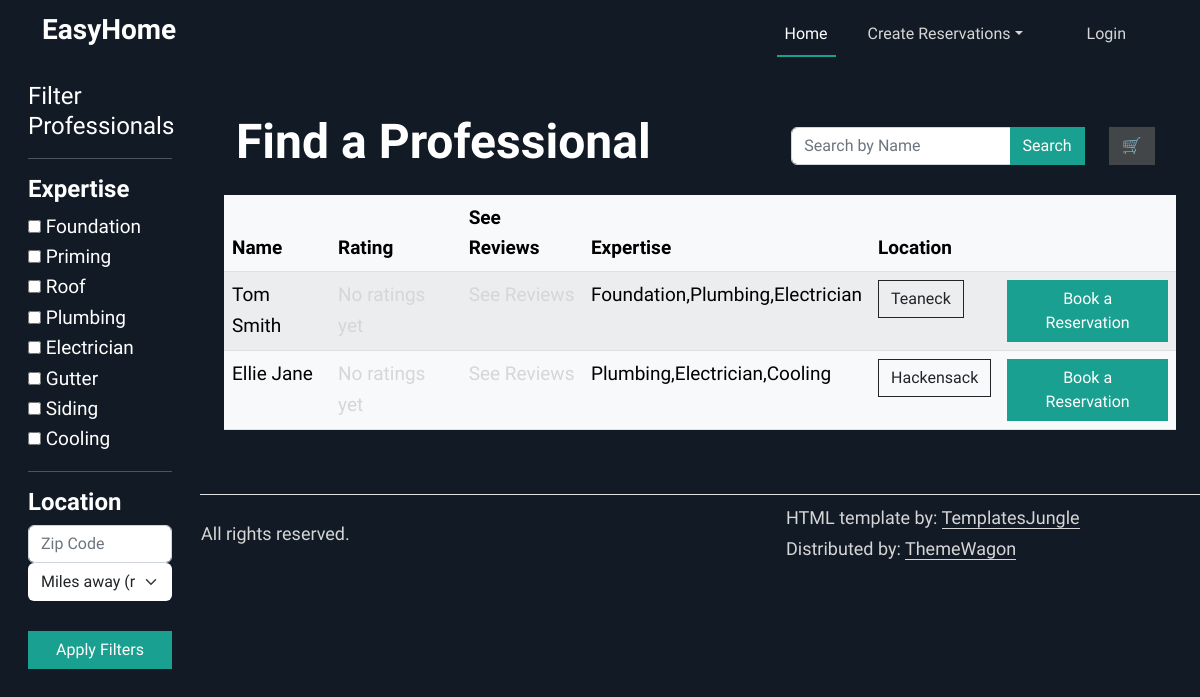
Page /professionals on the committed database.
### tables this page shows
CREATE TABLE professionals (
                  id INTEGER PRIMARY KEY AUTOINCREMENT,
                  user_id INTEGER NOT NULL,
                  profession VARCHAR2(50) NOT NULL,
                  hourly_cost DECIMAL(10,2),
                  description TEXT,
                  is_verified BOOLEAN DEFAULT 0,
                  FOREIGN KEY (user_id) REFERENCES users(id)
            );

CREATE TABLE users (
                id INTEGER PRIMARY KEY AUTOINCREMENT,
                first_name VARCHAR2(25) NOT NULL,
                middle_name VARCHAR2(15),
                last_name VARCHAR2(25) NOT NULL,
                gender CHAR(1) CHECK (gender IN ('M','F','O')) NOT NULL,
                phone_number VARCHAR2(12) NOT NULL,
                email VARCHAR2(50) NOT NULL,
                password VARCHAR2(50) NOT NULL,
                street_number VARCHAR2(10),
                street_name VARCHAR2(35),
                town VARCHAR2(30),
                state CHAR(2),
                zip_code NUMBER(5),
                user_type VARCHAR2(20) CHECK (user_type IN ('customer','professional')) DEFAULT 'customer'
            );

### app.py (the view, shortened to what this page needs)
@app.route('/professionals', methods=["GET", "POST"])
def professionals():
    list = get_professionals()
    user_zip = None
    if current_user.is_authenticated:
        user_zip = get_user_by_id(current_user.id).zip_code
    if 'cart' not in session:
        session['cart'] = []
    cart = session['cart']  # Retrieve cart
    return render_template("professionals.html", professionals=list, user_zip=user_zip, cart=cart)

### templates/professionals.html (shortened to what this page needs)
{%extends "base.html"%}
{%block content%}
<div class="container-fluid">
  <div class="row">
    <div class="col-md-3 col-lg-2 d-md-block bg-dark text-white sidebar vh-100 position-fixed">
      <div class="p-3">
        <a href="/" class="d-flex align-items-center mb-3 mb-md-0 text-white text-decoration-none">
          <span class="fs-4">Filter Professionals</span>
        </a>
        <hr>
        <form method="POST">
          <h4>Expertise</h4>
          <input type="checkbox" id="Foundation" name="expertise" value="Foundation">
          <label for="Foundation">Foundation</label><br>
          <input type="checkbox" id="Priming" name="expertise" value="Priming">
          <label for="Priming">Priming</label><br>
          <input type="checkbox" id="Roof" name="expertise" value="Roof">
          <label for="Roof">Roof</label><br>
          <input type="checkbox" id="Plumbing" name="expertise" value="Plumbing">
          <label for="Plumbing">Plumbing</label><br>
          <input type="checkbox" id="Electrician" name="expertise" value="Electrician">
          <label for="Electrician">Electrician</label><br>
          <input type="checkbox" id="Gutter" name="expertise" value="Gutter">
          <label for="Gutter">Gutter</label><br>
          <input type="checkbox" id="Siding" name="expertise" value="Siding">
          <label for="Siding">Siding</label><br>
          <input type="checkbox" id="Cooling" name="expertise" value="Cooling">
          <label for="Cooling">Cooling</label><br>
          <hr>
          <h4>Location</h4>
          <div class="input-group rounded">
            <input type="search" class="form-control rounded" placeholder="Zip Code" aria-label="Search"
              aria-describedby="search-addon" name="zip_code" />
          </div>
          <select class="form-select" aria-label="Miles away" name="distance">
            <option selected value="0">Miles away (range)</option>
          </select>
          <br>
          <button type="submit" class="btn btn-primary w-100" name="filters">Apply Filters</button>
        </form>
      </div>
    </div>
    <main class="col-md-9 ms-sm-auto col-lg-10 px-md-4 offset-md-3">
      <section id="feature">
        <div class="container py-5">
          <div class="row align-items-center mb-3">
            <div class="col-md-7">
              <h2>Find a Professional</h2>
            </div>
            <div class="col-md-4">
              <form method="POST">
                <div class="input-group">
                  <input type="search" class="form-control" placeholder="Search by Name" name="search" />
                  <button type="submit" class="btn btn-primary" name="name">Search</button>
                </div>
              </form>
            </div>
            <div class="col-md-1">
              <button class="btn btn-dark" type="button" data-bs-toggle="offcanvas" data-bs-target="#offcanvasExample"
                aria-controls="offcanvasExample">
                🛒
              </button>
            </div>
          </div>
          <div class="row">
            <table class="table table-striped table-light">
              <thead>
                <tr>
                  <th scope="col">Name</th>
                  <th scope="col">Rating</th>
                  <th scope="col">See Reviews</th>
                  <th scope="col">Expertise</th>
                  <th scope="col">Location</th>
                  <th scope="col"></th>
                </tr>
              </thead>
              <tbody>
                {%for prof in professionals%}
                <tr>
                  <td>{{prof.first_name}} {{prof.last_name}}</td>
                  <td>
                    <a href="/submit_review/{{prof.user_id}}">
                      {% if prof.avg_rating > 0 %}
                      <span class="text-warning">
                        {% for i in range(prof.avg_rating|int) %}
                        <i class="fas fa-star"></i>
                        {% endfor %}
                        {% if prof.avg_rating % 1 >= 0.5 %}
                        <i class="fas fa-star-half-alt"></i>
                        {% endif %}
                      </span>
                      {{ prof.avg_rating }} ({{ prof.review_count }} reviews)
                      {% else %}
                      No ratings yet
                      {% endif %}
                    </a>
                  </td>
                  <td>
                    {% if prof.avg_rating > 0 %}
                    <span class="text-warning">
                      {% for i in range(prof.avg_rating|int) %}
                      <i class="fas fa-star"></i>
                      {% endfor %}
                      {% if prof.avg_rating % 1 >= 0.5 %}
                      <i class="fas fa-star-half-alt"></i>
                      {% endif %}
                    </span>
                    <a href="/reviews/{{prof.prof_id}}">{{ prof.avg_rating }} ({{ prof.review_count }} reviews)</a>
                    {% else %}
                    <a href="/reviews/{{prof.prof_id}}">See Reviews</a>
                    {% endif %}
                  </td>
                  <td>{{prof.profession}}</td>
                  <td><button type="button" class="btn btn-outline-dark" data-bs-toggle="modal"
                      data-bs-target="#exampleModal{{ loop.index }}">
                      {{prof.town}}
                    </button>
                  </td>
                  <td><a href="/createReservation/{{prof.prof_id}}" class="btn btn-primary" role="button">Book a
                      Reservation</a></td>
                </tr>
                {%endfor%}
              </tbody>
            </table>
          </div>
        </div>
      </section>
    </main>
  </div>
</div>
{%endblock%}

### static/assets/css/style.css (style rules this page uses)
:root { --accent-color: #1AA090; --dark-color: #121B25; --grey-color: #83898F; --body-text-color: #FFFFFF; --light-text-color: #D6D6D6; --link-color: #092035; }
body { padding-top: 65px; font-family: 'Work Sans', sans-serif; font-weight: 400; font-size: 19px; line-height: 1.6em; color: var(--body-text-color); background-color: var(--dark-color); }
h1, .h1, h2, .h2, h3, .h3, h4, .h4, h5, .h5, h6, .h6 { font-family: 'Work Sans', sans-serif; font-weight: 600; color: var(--body-text-color); }
h2, .h2 { font-size: 48px; }
a { color: var(--light-text-color); text-decoration: none; transition: all 0.3s ease-out; }
.btn { --bs-btn-border-radius: 0 rem; }
.btn-primary { --bs-btn-color: #fff; --bs-btn-bg: var(--accent-color); --bs-btn-border-color: var(--accent-color); --bs-btn-hover-color: #fff; --bs-btn-hover-bg: var(--accent-color); --bs-btn-hover-border-color: var(--accent-color); --bs-btn-active-color: #fff; --bs-btn-active-bg: var(--accent-color); --bs-btn-active-border-color: var(--accent-color); --bs-btn-disabled-color: #fff; --bs-btn-disabled-bg: var(--accent-color); --bs-btn-disabled-border-color: var(--accent-color); }
.bg-dark { background-color: var(--dark-color) !important; }
.form-select { border: 1px solid transparent; border-radius: none; }
button.btn.btn-dark { --bs-btn-color: #fff; --bs-btn-bg: #424649; --bs-btn-border-color: #424649; --bs-btn-hover-color: #fff; --bs-btn-hover-bg: #212529; --bs-btn-hover-border-color: #212529; }

### rows in the picture
professionals: first_name "Tom", last_name "Smith", profession "Foundation,Plumbing,Electrician", town "Teaneck"
professionals: first_name "Ellie", last_name "Jane", profession "Plumbing,Electrician,Cooling", town "Hackensack"
